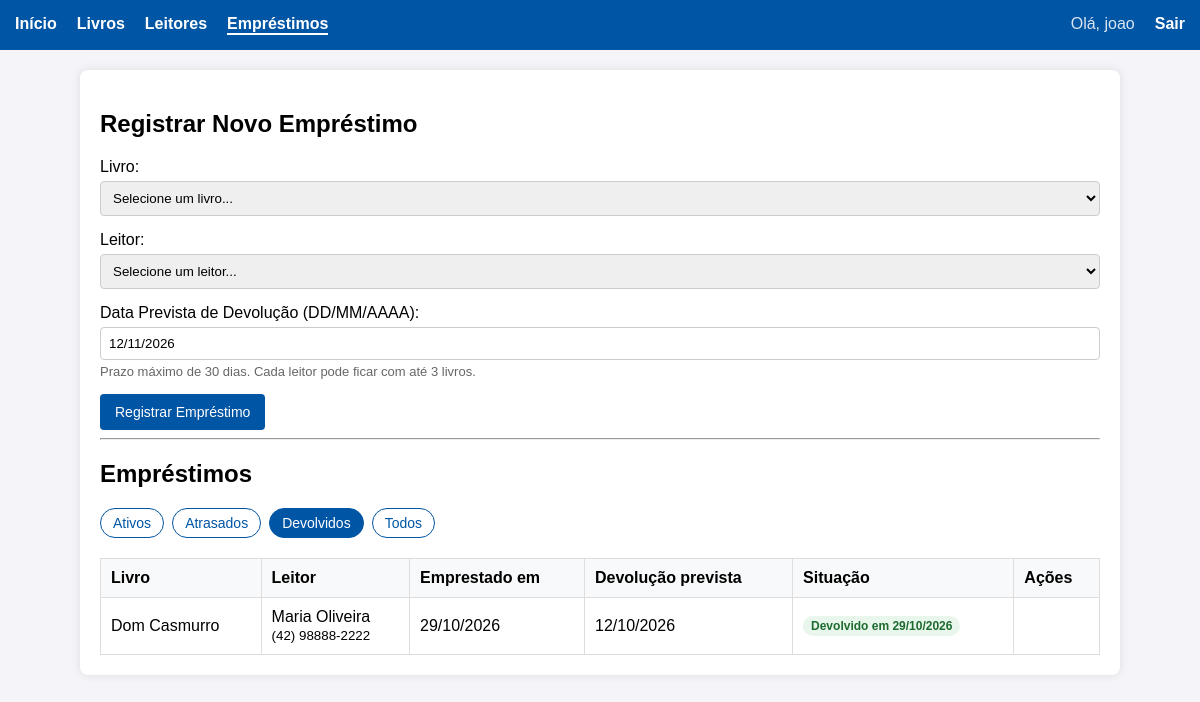
/controller/emprestimos.controllers.php?filtro=devolvidos (signed in), run on the app's committed database.
### tables this page shows
CREATE TABLE `emprestimos` (
  `id` int(11) NOT NULL,
  `livro_id` int(11) NOT NULL,
  `leitor_id` int(11) NOT NULL,
  `data_emprestimo` date NOT NULL,
  `data_prevista` date NOT NULL,
  `data_devolucao` date DEFAULT NULL
);

CREATE TABLE `livros` (
  `id` int(11) NOT NULL,
  `titulo` varchar(255) NOT NULL,
  `autor` varchar(255) NOT NULL,
  `ano` int(11) NOT NULL
);

CREATE TABLE `leitores` (
  `id` int(11) NOT NULL,
  `nome` varchar(255) NOT NULL,
  `email` varchar(255) NOT NULL,
  `telefone` varchar(20) NOT NULL
);

### controller/emprestimos.controllers.php (called while the page is built, shortened)
<?php
require_once __DIR__ . '/../models/emprestimo.models.php';
require_once __DIR__ . '/../includes/funcoes.php';
$erros = [];
$filtros = ['ativos' => 'Ativos', 'atrasados' => 'Atrasados', 'devolvidos' => 'Devolvidos', 'todos' => 'Todos'];
$filtro = $_GET['filtro'] ?? 'ativos';
$form = ['livro_id' => '', 'leitor_id' => '', 'data_prevista' => date('d/m/Y', strtotime('+14 days'))];
$emprestimos = Emprestimo::listarEmprestimos($filtro);
require __DIR__ . '/../views/cabecalho.view.php';
require __DIR__ . '/../views/emprestimos_cadastro.view.php';
require __DIR__ . '/../views/rodape.view.php';

### includes/funcoes.php (called while the page is built, shortened)
<?php
function e(mixed $valor): string
{
    return htmlspecialchars((string) $valor, ENT_QUOTES, 'UTF-8');
}
function formatarData(?string $data): string
{
    return date('d/m/Y', strtotime($data));
}
function formatarTelefone(string $digitos): string
{
    if (strlen($digitos) === 11) {
        return '(' . substr($digitos, 0, 2) . ') ' . substr($digitos, 2, 5) . '-' . substr($digitos, 7);
    }
    return $digitos;
}
function classeErro(array $erros, string $campo): string
{
    return isset($erros[$campo]) ? 'invalido' : '';
}

### models/emprestimo.models.php (called while the page is built, shortened)
<?php
class Emprestimo implements CrudPadrao {
    private $data_emprestimo;
    private $data_prevista;
    private $data_devolucao;
    private $livro_titulo;
    private $leitor_nome;
    private $leitor_telefone;
    public function getDataEmprestimo() { return $this->data_emprestimo; }
    public function getDataPrevista() { return $this->data_prevista; }
    public function getDataDevolucao() { return $this->data_devolucao; }
    public function getLivroTitulo() { return $this->livro_titulo; }
    public function getLeitorNome() { return $this->leitor_nome; }
    public function getLeitorTelefone() { return $this->leitor_telefone; }
    public function getStatus(): string {
        if ($this->data_devolucao !== null) return 'devolvido';
        return 'em_dia';
    }
    public static function listarEmprestimos(string $filtro = 'todos'): array {
        $bd = BD::conectar();
        $where = "1=1";
        if ($filtro === 'ativos') $where = "e.data_devolucao IS NULL";
        elseif ($filtro === 'atrasados') $where = "e.data_devolucao IS NULL AND e.data_prevista < CURDATE()";
        elseif ($filtro === 'devolvidos') $where = "e.data_devolucao IS NOT NULL";
        $query = "SELECT e.*, l.titulo as livro_titulo, le.nome as leitor_nome, le.telefone as leitor_telefone
                  FROM emprestimos e
                  LEFT JOIN livros l ON e.livro_id = l.id
                  LEFT JOIN leitores le ON e.leitor_id = le.id
                  WHERE $where ORDER BY e.data_prevista ASC";
        $sql = $bd->prepare($query);
        $sql->execute();
        return $sql->fetchAll(PDO::FETCH_CLASS, 'Emprestimo');
    }
}

### views/emprestimos_cadastro.view.php (the view, shortened to what this page needs)
<h2>Registrar Novo Empréstimo</h2>
<form action="emprestimos.controllers.php?acao=salvar" method="POST" novalidate>
    <div class="form-group">
        <label for="livro_id">Livro:</label>
        <select name="livro_id" id="livro_id" required>
            <option value="">Selecione um livro...</option>
        </select>
    </div>
    <div class="form-group">
        <label for="leitor_id">Leitor:</label>
        <select name="leitor_id" id="leitor_id" required>
            <option value="">Selecione um leitor...</option>
        </select>
    </div>
    <div class="form-group">
        <label for="data_prevista">Data Prevista de Devolução (DD/MM/AAAA):</label>
        <input type="text" id="data_prevista" name="data_prevista" value="<?= e($form['data_prevista']) ?>" placeholder="Ex: 05/10/2026" class="<?= classeErro($erros, 'data_prevista') ?>">
        <span class="dica">
            Prazo máximo de <?= Emprestimo::PRAZO_MAXIMO_DIAS ?> dias. Cada leitor pode ficar com até <?= Emprestimo::LIMITE_EMPRESTIMOS_POR_LEITOR ?> livros.
        </span>
    </div>
    <button type="submit">Registrar Empréstimo</button>
</form>
<hr>
<h2>Empréstimos</h2>
<nav class="filtros">
    <?php foreach ($filtros as $chave => $nome): ?>
        <a href="emprestimos.controllers.php?filtro=<?= $chave ?>" class="<?= $chave === $filtro ? 'ativo' : '' ?>"><?= $nome ?></a>
    <?php endforeach; ?>
</nav>
<div class="tabela-container">
    <table>
        <thead>
            <tr>
                <th>Livro</th>
                <th>Leitor</th>
                <th>Emprestado em</th>
                <th>Devolução prevista</th>
                <th>Situação</th>
                <th>Ações</th>
            </tr>
        </thead>
        <tbody>
            <?php if (!empty($emprestimos)): ?>
                <?php foreach ($emprestimos as $emprestimo): ?>
                    <tr>
                        <td><?= e($emprestimo->getLivroTitulo()) ?></td>
                        <td>
                            <?= e($emprestimo->getLeitorNome()) ?><br>
                            <small><?= e(formatarTelefone($emprestimo->getLeitorTelefone())) ?></small>
                        </td>
                        <td><?= formatarData($emprestimo->getDataEmprestimo()) ?></td>
                        <td><?= formatarData($emprestimo->getDataPrevista()) ?></td>
                        <td>
                            <?php $status = $emprestimo->getStatus(); ?>
                            <?php if ($status === 'atrasado'): ?>
                                <span class="etiqueta atrasado">Em atraso (<?= $emprestimo->getDiasAtraso() ?> dias)</span>
                            <?php elseif ($status === 'devolvido'): ?>
                                <span class="etiqueta disponivel">Devolvido em <?= formatarData($emprestimo->getDataDevolucao()) ?></span>
                            <?php else: ?>
                                <span class="etiqueta emprestado">Em dia</span>
                            <?php endif; ?>
                        </td>
                        <td class="acoes">
                        </td>
                    </tr>
                <?php endforeach; ?>
            <?php else: ?>
                <tr><td colspan="6">Nenhum empréstimo encontrado neste filtro.</td></tr>
            <?php endif; ?>
        </tbody>
    </table>
</div>

### css/style.css (style rules this page uses)
body { font-family: Arial, sans-serif; margin: 0; padding: 0; background-color: #f4f4f9; }
table { width: 100%; border-collapse: collapse; margin-top: 20px; }
th, td { padding: 10px; border: 1px solid #ddd; text-align: left; }
th { background-color: #f8f9fa; }
.form-group { margin-bottom: 15px; }
.form-group label { display: block; margin-bottom: 5px; }
.form-group input, .form-group select { width: 100%; padding: 8px; box-sizing: border-box; border: 1px solid #ccc; border-radius: 4px; }
button { padding: 10px 15px; background: #0055a4; color: white; border: none; cursor: pointer; border-radius: 4px; font-size: 14px; }
.dica { display: block; color: #666; font-size: 13px; margin-top: 4px; }
.tabela-container { overflow-x: auto; }
td.acoes { white-space: nowrap; }
.etiqueta { display: inline-block; padding: 3px 8px; border-radius: 12px; font-size: 12px; font-weight: bold; }
.etiqueta.disponivel { background: #e8f6ec; color: #1e6b2f; }
.filtros { display: flex; gap: 8px; flex-wrap: wrap; }
.filtros a { padding: 6px 12px; border: 1px solid #0055a4; border-radius: 16px; color: #0055a4; text-decoration: none; font-size: 14px; }
.filtros a.ativo { background: #0055a4; color: white; }

### data on the page
emprestimos: livro.titulo "Dom Casmurro", leitor.nome "Maria Oliveira", leitor.telefone "(42) 98888-2222", data_emprestimo "29/10/2026", data_prevista "12/10/2026", data_devolucao "29/10/2026"

### other printed values
$usuarioLogado "joao"
Emprestimo::PRAZO_MAXIMO_DIAS "30"
Emprestimo::LIMITE_EMPRESTIMOS_POR_LEITOR "3"
$nome "Ativos"
$nome "Atrasados"
$nome "Devolvidos"
$nome "Todos"
